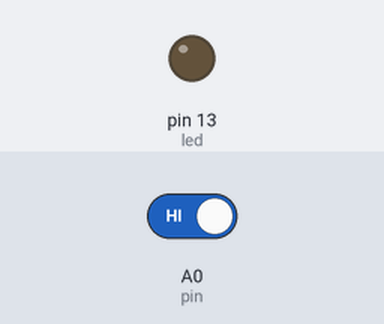
Bench run of a sketch on a simulated Arduino Uno, built with avr-gcc and run on an emulated ATmega328P. Parts: output pins drawn as LEDs (lit = HIGH). Inputs (shaded band) come from the test bench; at power-on: A0 (pin) HIGH.

Above: at 1.2 s.
1.3 s: A0 (pin) driven LOW
At 2.5 s:
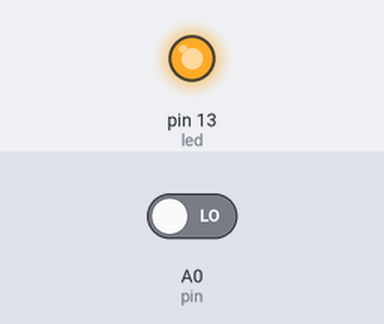
2.8 s: A0 (pin) driven HIGH
At 3.6 s:
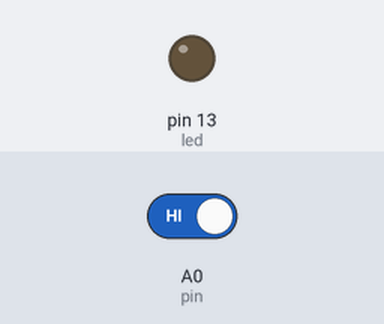
Timing chart, 0 to 5.8 s (numbered marks = the images above; inputs shaded):
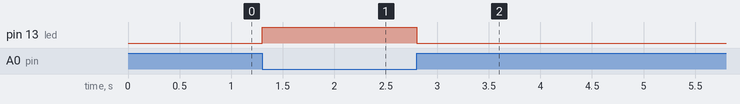

Measured:
- after the input at 1.3 s, pin 13 (led): LOW → HIGH at once
- after the input at 2.8 s, pin 13 (led): HIGH → LOW at once

The sketch:

IR_sensor__if_else.ino
```cpp
#define pin A0
#define led 13
boolean data;
boolean led_status;
//int data;
void setup()
{
pinMode(pin,INPUT);
pinMode(led,OUTPUT);
Serial.begin(19200);
}

void loop() {
  // put your main code here, to run repeatedly:
data=digitalRead(pin);
if(data==0&&led_status==0)
{
digitalWrite(led,HIGH);
led_status=1;
delay(1000);
}
else if(data==1&&led_status==1)
{
digitalWrite(led,LOW);
led_status=0;
delay(1000);
}
}
```
